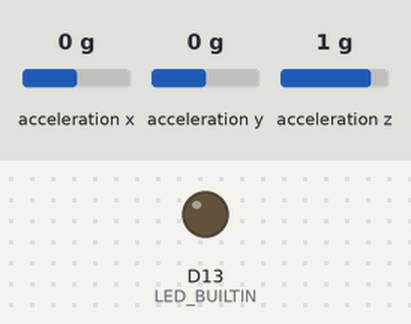
A sketch run on a simulated Arduino Nano 33 IoT. Shown: output pins drawn as LEDs (lit = HIGH). Inputs (shaded band) come from the test bench; at power-on: acceleration x 0 g, acceleration y 0 g, acceleration z 1 g. Nothing arrives over Bluetooth unless stated; a phone connects over Bluetooth LE 3 s after start; what the sketch prints to the serial monitor is not drawn.

Above: at 0.1 s.
At 3.1 s:
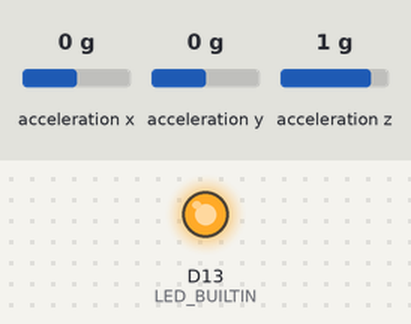
Timing chart, 0 to 4.6 s (numbered marks = the images above):
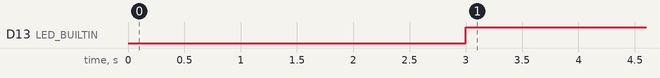

Measured:
- by itself, D13 (LED_BUILTIN): LOW → HIGH at 3.0 s

The sketch:

IMU-BLE-example.ino
```cpp
/*
   IMU and BLE example for LSM6DS3 IMU on the Nano 33 IoT
  created 9 Nov 2020
  by Tom Igoe
*/

#include <Arduino_LSM6DS3.h>
#include <ArduinoBLE.h>

BLEService imuService("DE778444-22F4-11EB-ADC1-0242AC120002"); // create service

// create switch characteristic and allow remote device to read and write
BLEFloatCharacteristic accelXCharacteristic("DE777C7E-22F4-11EB-ADC1-0242AC120002", BLERead | BLENotify);
BLEFloatCharacteristic accelYCharacteristic("DE778016-22F4-11EB-ADC1-0242AC120002", BLERead | BLENotify);
BLEFloatCharacteristic accelZCharacteristic("DE778124-22F4-11EB-ADC1-0242AC120002", BLERead | BLENotify);
BLEFloatCharacteristic gyroXCharacteristic("DE7781EC-22F4-11EB-ADC1-0242AC120002", BLERead | BLENotify);
BLEFloatCharacteristic gyroYCharacteristic("DE7782B4-22F4-11EB-ADC1-0242AC120002", BLERead | BLENotify);
BLEFloatCharacteristic gyroZCharacteristic("DE77837C-22F4-11EB-ADC1-0242AC120002", BLERead | BLENotify);


void setup() {
  pinMode(LED_BUILTIN, OUTPUT);
  Serial.begin(9600);
  // start the IMU:
  if (!IMU.begin()) {
    Serial.println("Failed to initialize IMU");
    // stop here if you can't access the IMU:
    while (true);
  }

  // begin initialization
  if (!BLE.begin()) {
    Serial.println("starting BLE failed!");
    while (true);
  }

  // set the local name peripheral advertises
  BLE.setLocalName("IMU_BLE");
  // set the UUID for the service this peripheral advertises:
  BLE.setAdvertisedService(imuService);

  // add the characteristics to the service
  imuService.addCharacteristic(accelXCharacteristic);
  imuService.addCharacteristic(accelYCharacteristic);
  imuService.addCharacteristic(accelZCharacteristic);
  imuService.addCharacteristic(gyroXCharacteristic);
  imuService.addCharacteristic(gyroYCharacteristic);
  imuService.addCharacteristic(gyroZCharacteristic);


  // add the service
  BLE.addService(imuService);

  // start advertising
  BLE.advertise();
  Serial.println("BLE peripheral advertising...");
}

void loop() {
  // values for acceleration & rotation:
  float xAcc, yAcc, zAcc;
  float xGyro, yGyro, zGyro;
  // instance of BLE central to listen for connections:
  BLEDevice central = BLE.central();

  if (central) {
    // turn on LED to indicate connection:
    digitalWrite(LED_BUILTIN, HIGH);
    Serial.println("Got a central");
    Serial.println(central.address());
    while (central.connected()) {
      // if both accelerometer & gyrometer are ready to be read:
      if (IMU.accelerationAvailable() &&
          IMU.gyroscopeAvailable()) {
        // read accelerometer & gyrometer:
        IMU.readAcceleration(xAcc, yAcc, zAcc);
        IMU.readAcceleration(xGyro, yGyro, zGyro);
        xAcc = xAcc/10000000;
      }


      // update the sensor characteristics:
      accelXCharacteristic.writeValue(xAcc);
      accelYCharacteristic.writeValue(yAcc);
      accelZCharacteristic.writeValue(zAcc);
      gyroXCharacteristic.writeValue(xGyro);
      gyroYCharacteristic.writeValue(yGyro);
      gyroZCharacteristic.writeValue(zGyro);

      Serial.print (xAcc);
      Serial.print (",");
      Serial.println (yAcc);
    }

    // when the central disconnects, print it out:
    Serial.print("Disconnected from central: ");
    Serial.println(central.address());
    // turn off LED:
    digitalWrite(LED_BUILTIN, LOW);
  }
}
```
